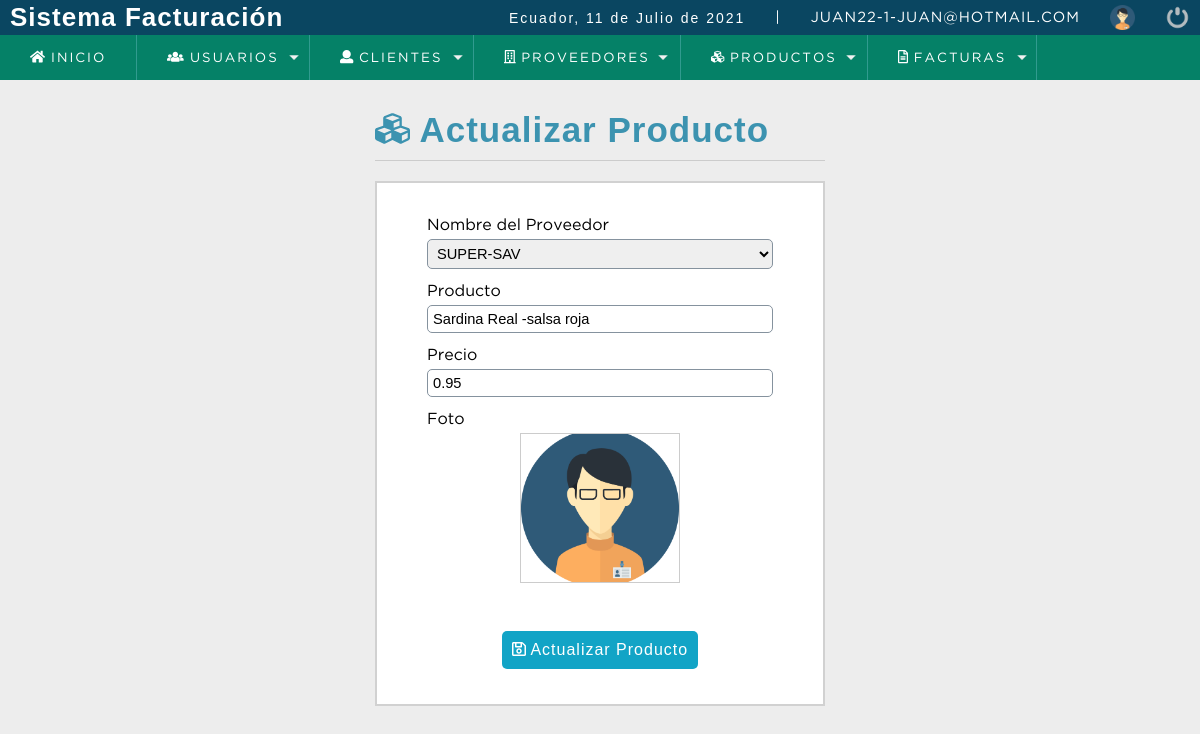
/sistema/editar_producto.php?id=169 (signed in), run on the app's committed database.
### tables this page shows
CREATE TABLE `producto` (
  `codproducto` int(11) NOT NULL,
  `descripcion` varchar(100) DEFAULT NULL,
  `proveedor` int(11) DEFAULT NULL,
  `precio` decimal(10,2) DEFAULT NULL,
  `existencia` decimal(10,2) DEFAULT NULL,
  `date_add` datetime NOT NULL DEFAULT current_timestamp(),
  `usuario_id` int(11) NOT NULL,
  `estatus` int(11) NOT NULL DEFAULT 1,
  `foto` text DEFAULT NULL
);

CREATE TABLE `proveedor` (
  `codproveedor` int(11) NOT NULL,
  `proveedor` varchar(100) DEFAULT NULL,
  `contacto` varchar(100) DEFAULT NULL,
  `telefono` bigint(11) DEFAULT NULL,
  `direccion` text DEFAULT NULL,
  `date_add` datetime NOT NULL DEFAULT current_timestamp(),
  `usuario_id` int(11) NOT NULL,
  `estatus` int(11) NOT NULL DEFAULT 1
);

### sistema/editar_producto.php (the view, shortened to what this page needs)
<?PHP
include '../conexion/conexion.php';
 if(empty($_REQUEST['id'])){
     header("Location: ../sistema/lista_producto.php");
 }else{
     $id_producto = $_REQUEST['id'];
     $query_producto = mysqli_query($conexion, "SELECT p.codproducto,p.descripcion,p.precio,p.foto,pr.codproveedor,pr.proveedor "
             . "                                FROM producto p"
             . "                                INNER JOIN proveedor pr"
             . "                                ON p.proveedor = pr.codproveedor "
             . "                                WHERE p.codproducto = $id_producto and p.estatus = 1");
    $result_producto = mysqli_num_rows($query_producto);
    if($result_producto > 0){
        $data_producto = mysqli_fetch_assoc($query_producto);
    }else{
        header("Location: ../sistema/lista_producto.php");
    }
 }
?>
<!DOCTYPE html>
<html lang="en">
    <head>
<?PHP
include "../sistema/recursos/scripts.php";
?>
    </head>
    <body>
<?PHP
include "../sistema/recursos/header.php";
?>
        <section id="container">
            <div class="form_register">
                <h1> <i class="fas fa-cubes"></i> Actualizar Producto</h1>
                <hr>
                <form action="" method="POST" enctype="multipart/form-data" >
                    <label for="proveedor">Nombre del Proveedor</label>
                    <select name="proveedor" id="proveedor" class="notItemOne">
                        <option value="<?PHP echo $data_producto['codproveedor'] ;?>" selected> <?PHP echo $data_producto['proveedor']; ?> </option>
                    </select>
                    <label for="producto">Producto</label>
                    <input type="text" name="producto" id="producto" placeholder="Nombre del Producto" value="<?PHP echo $data_producto['descripcion']; ?>">
                    <label for="precio">Precio</label>
                    <input type="text" name="precio" id="precio" placeholder="Precio del producto" value="<?PHP echo $data_producto['precio']; ?>">
                    <div class="photo">
                        <label for="foto">Foto</label>
                        <div class="prevPhoto">
                            <label for="foto"></label>
                        </div>
                    </div>
                    <br>
                    <button type="submit" class="btn_save"> <i class="far fa-save"></i> Actualizar Producto</button>
                </form>
            </div>
        </section>
    </body>
</html>

### sistema/css/style.css (style rules this page uses)
* { margin: 0; padding: 0; box-sizing: border-box; }
body { background: #ededed; }
h1, h2, h3, h4, h5, h6 { font-family: 'arial'; font-weight: bold; letter-spacing: 1px; }
h1 { font-size: 26px; }
#container { padding: 90px 15px 15px; }
.form_register { width: 450px; margin: auto; margin-top: 20px; }
.form_register h1 { color: #3c93b0; }
hr { border: 0; background: #CCC; height: 1px; margin: 10px 0; display: block; }
form { background: #FFF; margin: auto; padding: 20px 50px; border: 2px solid #d1d1d1; }
label { display: block; font-size: 12pt; font-family: 'GothamBook'; margin: 15px auto 5px auto; }
input,select { display: block; width: 100%; font-size: 11pt; padding: 5px; border: 1px solid #85929e; border-radius: 5px; }
.notItemOne option:first-child { display: none; }
.btn_save { font-size: 12pt; background: #12a4c6; padding: 10px; color: #FFF; letter-spacing: 1px; border: 0; display: block; cursor:pointer; margin: 30px auto 15px auto; border-radius: 5px; }
#container h1 { font-size: 35px; display: inline-block; }

### sistema/css/style-imagen.css (style rules this page uses)
.prevPhoto { display: flex; justify-content: space-between; width: 160px; height: 150px; border: 1px solid #CCC; position: relative; cursor: pointer; background: url(../images/uploads/user.png); background-repeat: no-repeat; background-size: cover; background-position: center center; margin: auto; }
.prevPhoto label { cursor: pointer; width: 100%; height: 100%; position: absolute; top: 0; left: 0; z-index: 2; }

### data on the page
producto: proveedor "SUPER-SAV", producto "Sardina Real -salsa roja", precio "0.95"

### other printed values
fechaC() "11 de Julio de 2021"
$_SESSION['user'] "JUAN22"
$_SESSION['rol'] "1"
$_SESSION['email'] "JUAN@HOTMAIL.COM"
